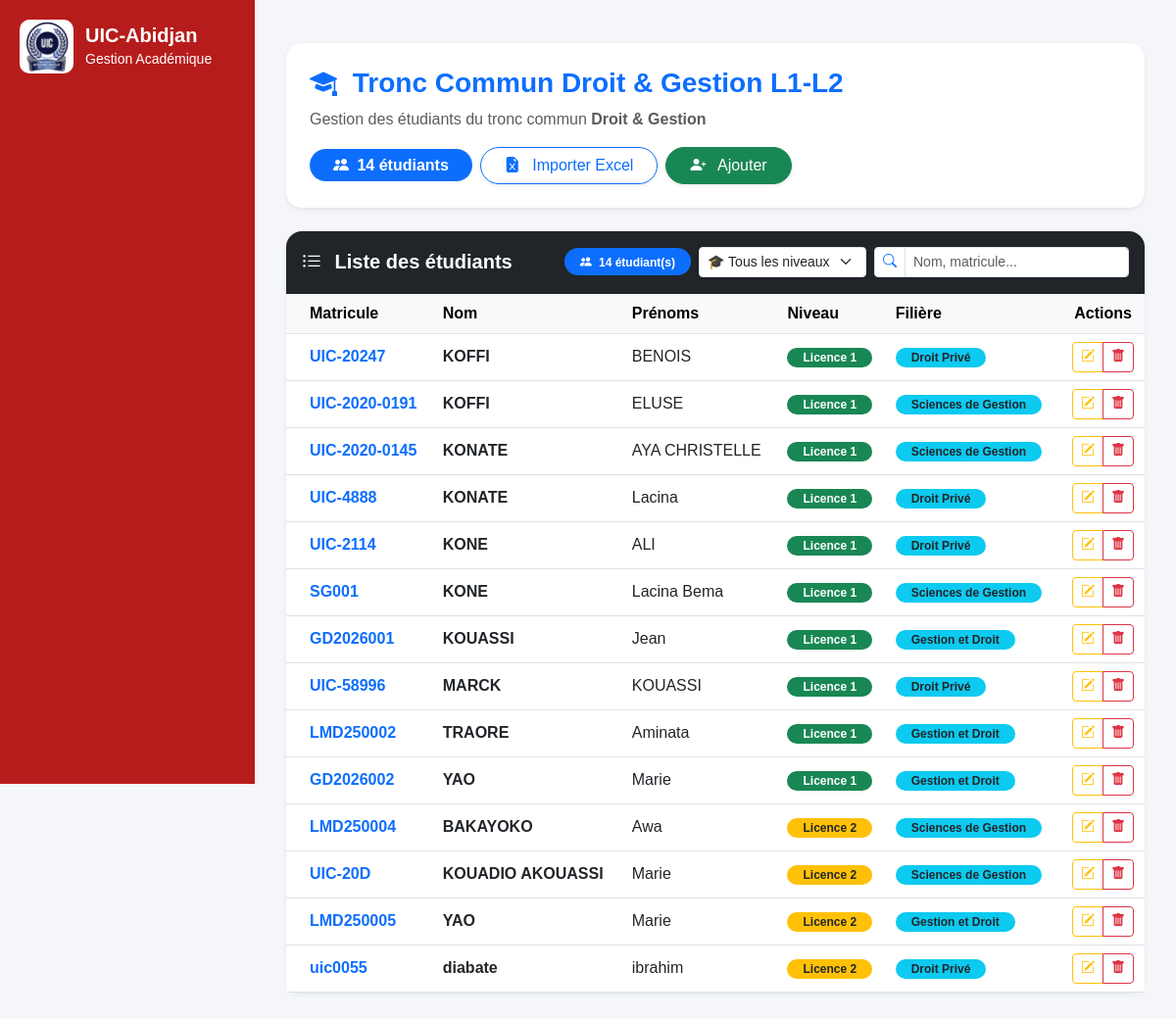
Screenshot of /lmd/tronc-commun/etudiants/ with the database file from the repository.
### lmd/models.py (models this page shows, shortened)
class EtudiantLMD(models.Model):
    user = models.OneToOneField(
        User,
        on_delete=models.CASCADE,
        null=True,
        blank=True,
        related_name="etudiant_lmd"
    )
    matricule = models.CharField(
        max_length=50,
        unique=True,
        db_index=True
    )
    nom = models.CharField(
        max_length=100,
        db_index=True
    )
    prenoms = models.CharField(
        max_length=150
    )
    sexe = models.CharField(
        max_length=1,
        choices=(
            ('M', 'Masculin'),
            ('F', 'Féminin'),
        )
    )
    STATUTS = [
        ("AF", "Affecté"),
        ("NF", "Non Affecté"),
    ]
    statut = models.CharField(
        max_length=20,
        choices=STATUTS,
        default="NF"
    )
    date_naissance = models.DateField(
        null=True,
        blank=True
    )
    lieu_naissance = models.CharField(
        max_length=100,
        blank=True,
        null=True
    )
    telephone = models.CharField(
        max_length=30,
        blank=True
    )
    email = models.EmailField(
        blank=True
    )
    NIVEAUX = [
        ("L1", "Licence 1"),
        ("L2", "Licence 2"),
        ("L3", "Licence 3"),
        ("M1", "Master 1"),
        ("M2", "Master 2"),
        ("DOC", "Doctorat"),
    ]
    niveau = models.CharField(
        max_length=10,
        choices=NIVEAUX,
        db_index=True
    )
    filiere = models.ForeignKey(
        "FiliereLMD",
        on_delete=models.CASCADE,
        related_name="etudiants"
    )
    annee_academique = models.CharField(
        max_length=20,
        db_index=True
    )
    date_inscription = models.DateTimeField(
        auto_now_add=True
    )
    actif = models.BooleanField(
        default=True
    )
    class Meta:
        ordering = [
            "nom",
            "prenoms"
        ]
        constraints = [
            models.UniqueConstraint(
                fields=[
                    "matricule",
                    "annee_academique"
                ],
                name="unique_etudiant_annee"
            )
        ]

class FiliereLMD(models.Model):
    NIVEAUX = [
        ("L1-L2", "Licence Fondamentale"),
        ("L3", "Licence Professionnelle"),
        ("M1-M2", "Master"),
    ]
    code = models.CharField(
        max_length=20,
        unique=True
    )
    libelle = models.CharField(
        max_length=100
    )
    niveau_formation = models.CharField(
        max_length=10,
        choices=NIVEAUX,
        default="L1-L2"
    )

### lmd/views.py (the view)
# urls.py: path("tronc-commun/etudiants/",views.liste_etudiants_tronc_commun,name="liste_etudiants_tronc_commun"),
def liste_etudiants_tronc_commun(request):
    niveau_filtre = request.GET.get(
        "niveau",
        ""
    )
    etudiants = EtudiantLMD.objects.filter(
        Q(filiere__libelle__icontains="Droit")
        |
        Q(filiere__libelle__icontains="Gestion"),
        niveau__in=[
            "L1",
            "L2",
            "Licence 1",
            "Licence 2"
        ]
    )
    if niveau_filtre:
        etudiants = etudiants.filter(
            niveau=niveau_filtre
        )
    etudiants = etudiants.order_by(
        "niveau",
        "nom"
    )
    return render(
        request,
        "lmd/trom_commun/etudiants.html",
        {
            "etudiants": etudiants,
            "titre": "Tronc Commun Droit & Gestion L1-L2",
            "niveau_filtre": niveau_filtre,
        }
    )

### lmd/templates/lmd/trom_commun/etudiants.html (shortened to what this page needs)
{% extends "base.html" %}
{% block content %}
<div class="container-fluid py-4">
    <div class="card border-0 shadow-sm rounded-4 mb-4">
        <div class="card-body p-4">
            <div class="d-flex flex-wrap justify-content-between align-items-center gap-3">
                <div>
                    <h3 class="fw-bold text-primary mb-2">
                        <i class="bi bi-mortarboard-fill me-2"></i>
                        {{ titre|default:"Bulletins Tronc Commun L1 - L2" }}
                    </h3>
                    <p class="text-muted mb-0">
                        Gestion des étudiants du tronc commun
                        <strong>Droit & Gestion</strong>
                    </p>
                </div>
                <div class="d-flex align-items-center gap-2">
                    <span class="badge bg-primary rounded-pill px-4 py-2 fs-6">
                        <i class="bi bi-people-fill me-1"></i>
                        {{ etudiants|length }} étudiants
                    </span>
                    <a href="{% url 'import_tronc_commun_excel' %}"
                        class="btn btn-outline-primary rounded-pill px-4 shadow-sm">
                        <i class="bi bi-file-earmark-excel-fill me-2"></i>
                        Importer Excel
                    </a>
                    <a href="{% url 'tronc_commun_add' %}" class="btn btn-success rounded-pill px-4 shadow-sm">
                        <i class="bi bi-person-plus-fill me-2"></i>
                        Ajouter
                    </a>
                </div>
            </div>
        </div>
    </div>
    <div class="card border-0 shadow-sm rounded-4">
        <div class="card-header bg-dark text-white rounded-top-4 py-3">
            <div class="d-flex flex-wrap justify-content-between align-items-center gap-3">
                <h5 class="mb-0 fw-bold">
                    <i class="bi bi-list-ul me-2"></i>
                    Liste des étudiants
                </h5>
                <div class="d-flex gap-2 align-items-center flex-wrap">
                    <span class="badge bg-primary rounded-pill px-3 py-2">
                        <i class="bi bi-people-fill me-1"></i>
                        {{ etudiants|length }} étudiant(s)
                    </span>
                    <form method="GET" class="d-flex gap-2">
                        <select name="niveau"
                                class="form-select form-select-sm shadow-sm"
                                onchange="this.form.submit()">
                            <option value="">
                                🎓 Tous les niveaux
                            </option>
                        </select>
                    </form>
                    <div class="input-group input-group-sm shadow-sm"
                         style="width:260px;">
                        <span class="input-group-text bg-white">
                            <i class="bi bi-search text-primary"></i>
                        </span>
                        <input type="text"
                               id="search"
                               class="form-control"
                               placeholder="Nom, matricule...">
                    </div>
                </div>
            </div>
        </div>
        <div class="card-body p-0">
            <div class="table-responsive">
                <table class="table table-hover align-middle mb-0" id="tableEtudiants">
                    <thead class="table-light">
                        <tr>
                            <th class="ps-4">Matricule</th>
                            <th>Nom</th>
                            <th>Prénoms</th>
                            <th>Niveau</th>
                            <th>Filière</th>
                            <th class="text-center">Actions</th>
                        </tr>
                    </thead>
                    <tbody>
                        {% for e in etudiants %}
                        <tr>
                            <td class="ps-4">
                                <span class="fw-bold text-primary">
                                    {{ e.matricule }}
                                </span>
                            </td>
                            <td class="fw-semibold">
                                {{ e.nom }}
                            </td>
                            <td>
                                {{ e.prenoms }}
                            </td>
                            <td>
                                {% if e.niveau == "L1" %}
                                <span class="badge bg-success rounded-pill px-3">
                                    Licence 1
                                </span>
                                {% elif e.niveau == "L2" %}
                                <span class="badge bg-warning text-dark rounded-pill px-3">
                                    Licence 2
                                </span>
                                {% else %}
                                <span class="badge bg-secondary rounded-pill px-3">
                                    {{ e.niveau }}
                                </span>
                                {% endif %}
                            </td>
                            <td>
                                <span class="badge bg-info text-dark rounded-pill px-3">
                                    {{ e.filiere.libelle }}
                                </span>
                            </td>
                            <td class="text-center">
                                <div class="btn-group">
                                    <a href="{% url 'tronc_commun_update' e.id %}"
                                        class="btn btn-sm btn-outline-warning" title="Modifier">
                                        <i class="bi bi-pencil-square"></i>
                                    </a>
                                    <a href="{% url 'tronc_commun_delete' e.id %}" class="btn btn-sm btn-outline-danger"
                                        title="Supprimer"
                                        onclick="return confirm('Voulez-vous vraiment supprimer cet étudiant ?');">
                                        <i class="bi bi-trash-fill"></i>
                                    </a>
                                </div>
                            </td>
                        </tr>
                        {% endfor %}
                    </tbody>
                </table>
            </div>
        </div>
    </div>
</div>
{% endblock %}

### core/templates/base.html (style rules this page uses)
body { margin: 0; font-family: Arial, sans-serif; background: #f4f6f9; }

### rows the page displays
EtudiantLMD: matricule "UIC-20247", nom "KOFFI", prenoms "BENOIS", niveau "Licence 1", filiere.libelle "Droit Privé"
EtudiantLMD: matricule "UIC-2020-0191", nom "KOFFI", prenoms "ELUSE", niveau "Licence 1", filiere.libelle "Sciences de Gestion"
EtudiantLMD: matricule "UIC-2020-0145", nom "KONATE", prenoms "AYA CHRISTELLE", niveau "Licence 1", filiere.libelle "Sciences de Gestion"
EtudiantLMD: matricule "UIC-4888", nom "KONATE", prenoms "Lacina", niveau "Licence 1", filiere.libelle "Droit Privé"
EtudiantLMD: matricule "UIC-2114", nom "KONE", prenoms "ALI", niveau "Licence 1", filiere.libelle "Droit Privé"
EtudiantLMD: matricule "SG001", nom "KONE", prenoms "Lacina Bema", niveau "Licence 1", filiere.libelle "Sciences de Gestion"
EtudiantLMD: matricule "GD2026001", nom "KOUASSI", prenoms "Jean", niveau "Licence 1", filiere.libelle "Gestion et Droit"
EtudiantLMD: matricule "UIC-58996", nom "MARCK", prenoms "KOUASSI", niveau "Licence 1", filiere.libelle "Droit Privé"
EtudiantLMD: matricule "LMD250002", nom "TRAORE", prenoms "Aminata", niveau "Licence 1", filiere.libelle "Gestion et Droit"
EtudiantLMD: matricule "GD2026002", nom "YAO", prenoms "Marie", niveau "Licence 1", filiere.libelle "Gestion et Droit"
EtudiantLMD: matricule "LMD250004", nom "BAKAYOKO", prenoms "Awa", niveau "Licence 2", filiere.libelle "Sciences de Gestion"
EtudiantLMD: matricule "UIC-20D", nom "KOUADIO AKOUASSI", prenoms "Marie", niveau "Licence 2", filiere.libelle "Sciences de Gestion"
EtudiantLMD: matricule "LMD250005", nom "YAO", prenoms "Marie", niveau "Licence 2", filiere.libelle "Gestion et Droit"
EtudiantLMD: matricule "uic0055", nom "diabate", prenoms "ibrahim", niveau "Licence 2", filiere.libelle "Droit Privé"

### other values shown
{{ titre|default:"Bulletins Tronc Commun L1 - L2" }} "Tronc Commun Droit & Gestion L1-L2"
{{ etudiants|length }} "14"
